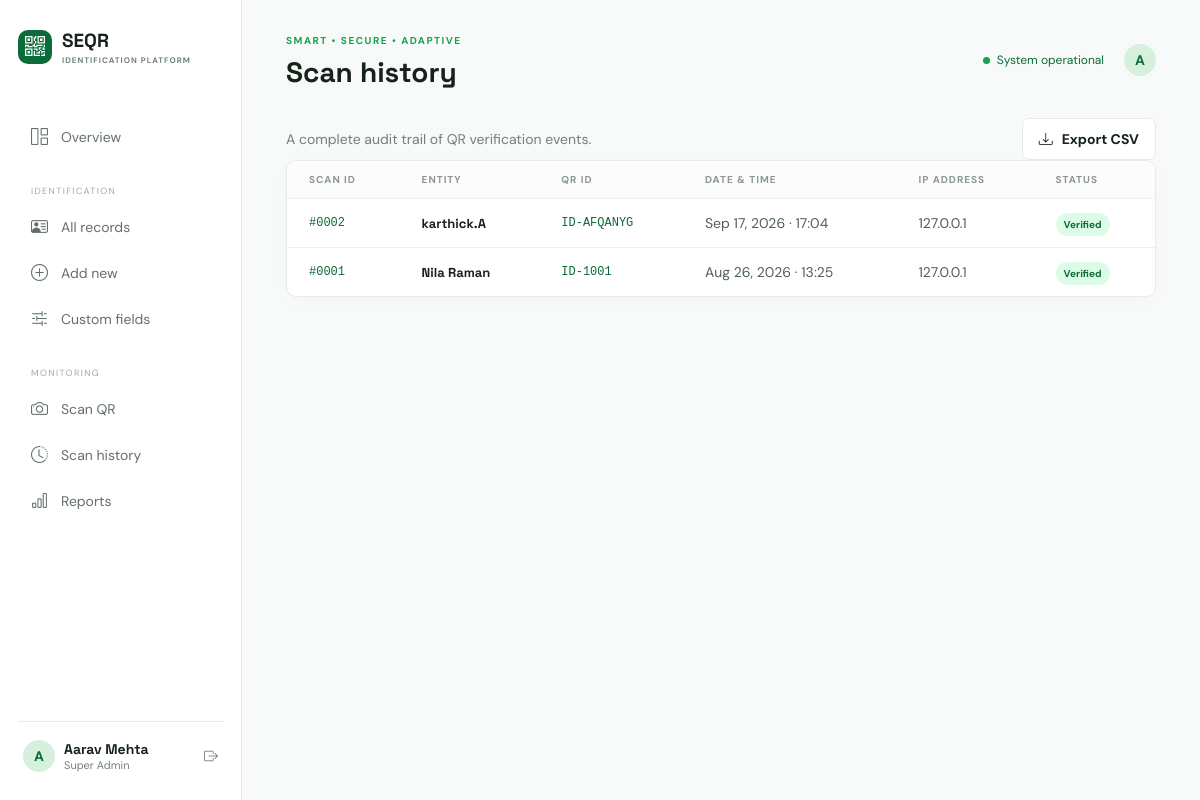
Page /scans (signed in) on the committed database.
### app/models.py (models this page shows, shortened)
class User(UserMixin, db.Model):
    id = db.Column(db.Integer, primary_key=True)
    name = db.Column(db.String(120), nullable=False)
    username = db.Column(db.String(80), unique=True, nullable=False)
    email = db.Column(db.String(160), unique=True, nullable=False)
    password_hash = db.Column(db.String(255), nullable=False)
    role = db.Column(db.String(30), default='Operator')
    status = db.Column(db.String(20), default='Active')
    created_at = db.Column(db.DateTime, default=utcnow)
    last_login = db.Column(db.DateTime)

class ScanLog(db.Model):
    id = db.Column(db.Integer, primary_key=True); identification_id = db.Column(db.Integer, db.ForeignKey('identification.id')); qr_token = db.Column(db.String(96), nullable=False); scanned_at = db.Column(db.DateTime, default=utcnow); ip_address = db.Column(db.String(64)); user_agent = db.Column(db.String(255)); status = db.Column(db.String(30), default='Verified')

class Identification(db.Model):
    id = db.Column(db.Integer, primary_key=True)
    public_id = db.Column(db.String(24), unique=True, nullable=False)
    qr_token = db.Column(db.String(96), unique=True, nullable=False)
    name = db.Column(db.String(160), nullable=False)
    category = db.Column(db.String(80), nullable=False)
    email = db.Column(db.String(160)); phone = db.Column(db.String(40)); address = db.Column(db.Text)
    dob = db.Column(db.String(20)); organization = db.Column(db.String(160)); department = db.Column(db.String(120)); designation = db.Column(db.String(120))
    profile_photo = db.Column(db.String(255)); status = db.Column(db.String(20), default='Active'); notes = db.Column(db.Text)
    created_at = db.Column(db.DateTime, default=utcnow); updated_at = db.Column(db.DateTime, default=utcnow, onupdate=utcnow); last_scanned_at = db.Column(db.DateTime)
    custom_values = db.relationship('CustomFieldValue', cascade='all, delete-orphan', backref='identification')
    scans = db.relationship('ScanLog', cascade='all, delete-orphan', backref='identification')

### app/__init__.py (the view)
    @app.get('/scans')
    @login_required
    def scans(): return render_template('scans.html', logs=ScanLog.query.order_by(ScanLog.scanned_at.desc()).all())

### app/templates/scans.html
{% extends 'base.html' %}{% block heading %}Scan history{% endblock %}{% block content %}<div class="intro-row"><p class="muted">A complete audit trail of QR verification events.</p><a href="{{ url_for('export_scans') }}" class="btn btn-light"><i class="bi bi-download"></i> Export CSV</a></div><section class="panel table-panel"><div class="table-scroll"><table><thead><tr><th>SCAN ID</th><th>ENTITY</th><th>QR ID</th><th>DATE & TIME</th><th>IP ADDRESS</th><th>STATUS</th></tr></thead><tbody>{% for l in logs %}<tr><td class="mono">#{{ '%04d'|format(l.id) }}</td><td><strong>{{ l.identification.name if l.identification else 'Unknown token' }}</strong></td><td class="mono">{{ l.identification.public_id if l.identification else '-' }}</td><td>{{ l.scanned_at.strftime('%b %d, %Y · %H:%M') }}</td><td>{{ l.ip_address or 'Local' }}</td><td><span class="badge active">{{ l.status }}</span></td></tr>{% else %}<tr><td colspan="6"><div class="empty">No scans recorded yet. Verify a QR to see activity here.</div></td></tr>{% endfor %}</tbody></table></div></section>{% endblock %}

### app/templates/base.html (shortened to what this page needs)
<!doctype html><html lang="en"><head><meta charset="utf-8"><meta name="viewport" content="width=device-width,initial-scale=1"><title>{% block title %}SEQR{% endblock %}</title><link rel="preconnect" href="https://fonts.googleapis.com"><link href="https://fonts.googleapis.com/css2?family=DM+Sans:wght@400;500;700&family=Space+Grotesk:wght@500;600;700&display=swap" rel="stylesheet"><link href="https://cdn.jsdelivr.net/npm/bootstrap-icons@1.11.3/font/bootstrap-icons.css" rel="stylesheet"><link rel="stylesheet" href="{{ url_for('static',filename='css/style.css') }}"></head><body>{% if current_user.is_authenticated %}<aside><div class="brand"><span class="brand-mark"><i class="bi bi-qr-code"></i></span><div>SEQR<small>IDENTIFICATION PLATFORM</small></div></div><nav><a href="{{ url_for('dashboard') }}" class="{{ 'selected' if active_page=='dashboard' }}"><i class="bi bi-grid-1x2"></i>Overview</a><p>IDENTIFICATION</p><a href="{{ url_for('identifications') }}"><i class="bi bi-person-vcard"></i>All records</a><a href="{{ url_for('identification_new') }}"><i class="bi bi-plus-circle"></i>Add new</a><a href="{{ url_for('fields') }}"><i class="bi bi-sliders2"></i>Custom fields</a><p>MONITORING</p><a href="{{ url_for('scanner') }}"><i class="bi bi-camera"></i>Scan QR</a><a href="{{ url_for('scans') }}"><i class="bi bi-clock-history"></i>Scan history</a><a href="{{ url_for('reports') }}"><i class="bi bi-bar-chart"></i>Reports</a></nav><div class="side-foot"><div class="avatar">{{ current_user.name[0] }}</div><div><strong>{{ current_user.name }}</strong><small>{{ current_user.role }}</small></div><a href="{{ url_for('logout') }}" title="Logout"><i class="bi bi-box-arrow-right"></i></a></div></aside><main><header><button class="mobile-menu" onclick="document.body.classList.toggle('menu-open')"></button><div><span class="eyebrow">SMART • SECURE • ADAPTIVE</span><h1>{% block heading %}Overview{% endblock %}</h1></div><div class="header-actions"><span class="status-dot">System operational</span><div class="avatar">{{ current_user.name[0] }}</div></div></header>{% with messages=get_flashed_messages(with_categories=true) %}{% for category,message in messages %}<div class="toast {{ category }}">{{ message }}</div>{% endfor %}{% endwith %}{% block content %}{% endblock %}</main>{% else %}{% block auth_content %}{% endblock %}{% endif %}<script src="{{ url_for('static',filename='js/app.js') }}"></script></body></html>

### app/static/css/style.css (style rules this page uses)
:root { --ink:#17221b;--muted:#718078;--green:#0b6b3a;--lime:#16a34a;--pale:#dcfce7;--bg:#f7faf8;--line:#e5ece7;--amber:#c27a13;--violet:#7657a8 }
* { box-sizing:border-box }
body { margin:0;background:var(--bg);color:var(--ink);font:14px 'DM Sans',sans-serif }
h1,h2,h3,strong,.brand { font-family:'Space Grotesk',sans-serif }
h1 { font-size:28px;margin:6px 0 0;letter-spacing:0 }
.muted { color:var(--muted);margin:7px 0 }
.eyebrow { font:700 10px 'DM Sans';letter-spacing:1.5px;color:var(--lime) }
aside { position:fixed;inset:0 auto 0 0;width:242px;padding:28px 18px;background:#fff;border-right:1px solid var(--line);display:flex;flex-direction:column;z-index:5 }
.brand { display:flex;gap:10px;align-items:center;font-size:19px;font-weight:700 }
.brand small { display:block;font:700 8px 'DM Sans';letter-spacing:1px;color:var(--muted);margin-top:2px }
.brand-mark { background:var(--green);color:white;border-radius:10px;width:34px;height:34px;display:grid;place-items:center;font-size:20px }
nav { margin-top:48px }
nav p { font-size:9px;letter-spacing:1.4px;color:#a0aaa4;margin:26px 13px 8px }
nav a { display:flex;align-items:center;gap:13px;color:#637169;text-decoration:none;padding:11px 13px;border-radius:8px;margin:2px 0 }
nav i { font-size:17px }
.side-foot { margin-top:auto;border-top:1px solid var(--line);padding:18px 5px 0;display:flex;align-items:center;gap:9px }
.side-foot small,.activity small,td small { display:block;color:var(--muted);font-size:11px }
.side-foot>a { margin-left:auto;color:var(--muted) }
.avatar { width:32px;height:32px;border-radius:50%;display:grid;place-items:center;background:#d5f1de;color:var(--green);font-weight:bold }
main { margin-left:242px;padding:30px 44px 60px;max-width:1500px }
header { display:flex;justify-content:space-between;align-items:center;margin-bottom:28px }
.header-actions { display:flex;align-items:center;gap:20px }
.status-dot { color:var(--green);font-size:12px }
.status-dot:before { content:'';display:inline-block;width:7px;height:7px;background:var(--lime);border-radius:50%;margin-right:7px }
.intro-row,.panel-head,.form-actions { display:flex;justify-content:space-between;align-items:center }
.btn { border:0;border-radius:7px;padding:11px 16px;text-decoration:none;display:inline-flex;align-items:center;gap:9px;font-weight:700;font-family:inherit;cursor:pointer }
.btn-light { background:white;color:var(--ink);border:1px solid var(--line) }
.stat,.panel { background:#fff;border:1px solid var(--line);border-radius:10px;box-shadow:0 4px 18px #123d1b05 }
.panel { padding:22px }
.badge { padding:5px 8px;border-radius:20px;font-size:10px;font-weight:700 }
.badge.active { background:var(--pale);color:var(--green) }
.table-panel { padding:0;overflow:hidden }
.table-scroll { overflow:auto }
table { width:100%;border-collapse:collapse;min-width:680px }
th { font-size:10px;color:#8b9790;letter-spacing:1px;font-weight:700;background:#fbfcfb;text-align:left;padding:12px 22px }
td { padding:15px 22px;border-top:1px solid #edf1ee;color:#506057;white-space:nowrap }
td strong { display:block;color:var(--ink);font-size:13px }
.mono { font:12px monospace;color:var(--green) }

### rows in the picture
User: name "A", name "Aarav Mehta", role "Super Admin"
ScanLog: id "0002", identification "karthick.A", identification "ID-AFQANYG", scanned_at "Sep 17, 2026 · 17:04", ip_address "127.0.0.1", status "Verified"
ScanLog: id "0001", identification "Nila Raman", identification "ID-1001", scanned_at "Aug 26, 2026 · 13:25", ip_address "127.0.0.1", status "Verified"
